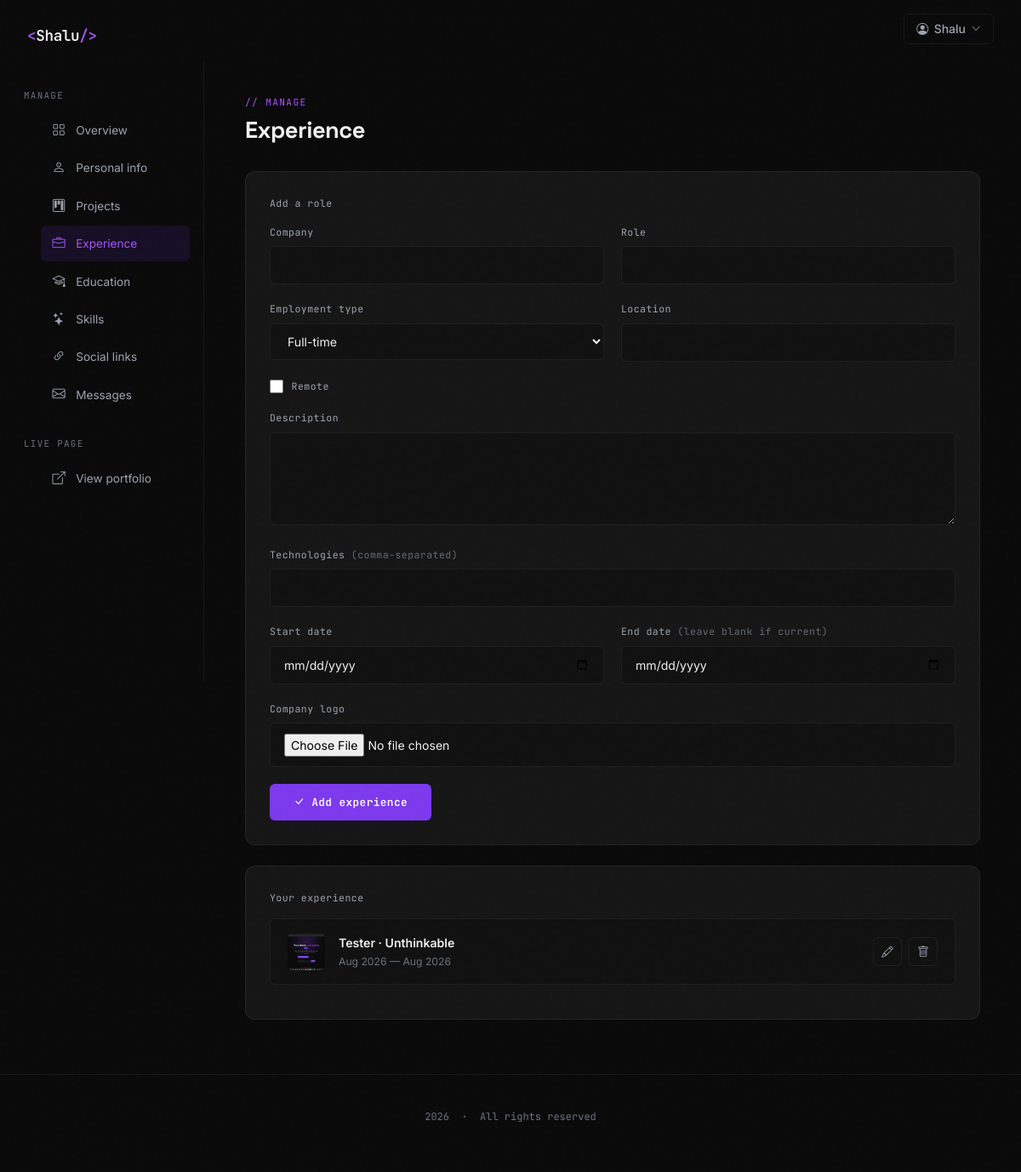
/dashboard/experience/ (signed in), run on the app's committed database.
### portfolio/models.py (models this page shows, shortened)
class Experience(models.Model):
    EMPLOYMENT_TYPE = [
        ('full_time','Full-time'),('part_time','Part-time'),
        ('contract','Contract'),('freelance','Freelance'),
        ('internship','Internship'),('volunteer','Volunteer'),
    ]
    user            = models.ForeignKey(User, on_delete=models.CASCADE, related_name='experiences')
    company         = models.CharField(max_length=120)
    company_logo    = models.ImageField(upload_to='portfolio/experience/', blank=True, null=True)
    company_url     = models.URLField(blank=True)
    role            = models.CharField(max_length=100)
    employment_type = models.CharField(max_length=20, choices=EMPLOYMENT_TYPE, default='full_time')
    location        = models.CharField(max_length=100, blank=True)
    is_remote       = models.BooleanField(default=False)
    description     = models.TextField(blank=True)
    technologies    = models.CharField(max_length=500, blank=True)
    start_date      = models.DateField()
    end_date        = models.DateField(blank=True, null=True)
    order           = models.PositiveSmallIntegerField(default=0)

### portfolio/views.py (the view)
# urls.py: path('dashboard/experience/',         views.manage_experience,   name='manage_experience'),
@login_required
def manage_experience(request):
    experiences = Experience.objects.filter(user=request.user).order_by('order', '-start_date')
    edit_id = request.GET.get('edit')
    instance = get_object_or_404(Experience, pk=edit_id, user=request.user) if edit_id else None
    if request.method == 'POST':
        instance = get_object_or_404(Experience, pk=request.POST.get('pk'), user=request.user) if request.POST.get('pk') else None
        form = ExperienceForm(request.POST, request.FILES, instance=instance)
        if form.is_valid():
            exp = form.save(commit=False)
            exp.user = request.user
            exp.save()
            messages.success(request, 'Experience saved.')
            return redirect('manage_experience')
    else:
        form = ExperienceForm(instance=instance)
    return render(request, 'dashboard/experience.html', {
        'experiences': experiences, 'form': form, 'editing': instance, 'active_nav': 'experience',
    })

### portfolio/forms.py
class ExperienceForm(forms.ModelForm):
    class Meta:
        model   = Experience
        exclude = ['user']
        widgets = {
            'description': forms.Textarea(attrs={'rows': 4}),
            'start_date':  forms.DateInput(attrs={'type': 'date'}),
            'end_date':    forms.DateInput(attrs={'type': 'date'}),
        }

### templates/dashboard/experience.html (shortened to what this page needs)
{% extends "dashboard/base.html" %}
{% block dash_content %}
<div class="dash-header">
  <div class="dash-eyebrow">// manage</div>
  <h1 class="dash-title">Experience</h1>
</div>
<div class="dash-card">
  <div class="dash-label" style="margin-bottom:1rem;">{% if editing %}Edit entry{% else %}Add a role{% endif %}</div>
  <form method="POST" enctype="multipart/form-data">
    <div class="dash-row-2">
      <div class="dash-field">
        <label class="dash-label" for="id_company">Company</label>
        <input class="dash-input" type="text" id="id_company" name="company" value="{{ form.company.value|default:'' }}" required>
      </div>
      <div class="dash-field">
        <label class="dash-label" for="id_role">Role</label>
        <input class="dash-input" type="text" id="id_role" name="role" value="{{ form.role.value|default:'' }}" required>
      </div>
    </div>
    <div class="dash-row-2">
      <div class="dash-field">
        <label class="dash-label" for="id_employment_type">Employment type</label>
        <select class="dash-select dash-input" id="id_employment_type" name="employment_type">
          {% for value, label in form.fields.employment_type.choices %}
            <option value="{{ value }}" {% if form.employment_type.value == value %}selected{% endif %}>{{ label }}</option>
          {% endfor %}
        </select>
      </div>
      <div class="dash-field">
        <label class="dash-label" for="id_location">Location</label>
        <input class="dash-input" type="text" id="id_location" name="location" value="{{ form.location.value|default:'' }}">
      </div>
    </div>
    <div class="pf-checkbox-row" style="display:flex;align-items:center;gap:.6rem;margin-bottom:1.25rem;">
      <input type="checkbox" id="id_is_remote" name="is_remote" {% if form.is_remote.value %}checked{% endif %} style="width:16px;height:16px;accent-color:var(--accent);">
      <label class="dash-label" for="id_is_remote" style="margin:0;">Remote</label>
    </div>
    <div class="dash-field">
      <label class="dash-label" for="id_description">Description</label>
      <textarea class="dash-textarea dash-input" id="id_description" name="description" rows="4">{{ form.description.value|default:'' }}</textarea>
    </div>
    <div class="dash-field">
      <label class="dash-label" for="id_technologies">Technologies <span style="opacity:.6;">(comma-separated)</span></label>
      <input class="dash-input" type="text" id="id_technologies" name="technologies" value="{{ form.technologies.value|default:'' }}">
    </div>
    <div class="dash-row-2">
      <div class="dash-field">
        <label class="dash-label" for="id_start_date">Start date</label>
        <input class="dash-input" type="date" id="id_start_date" name="start_date" value="{{ form.start_date.value|date:'Y-m-d'|default:'' }}" required>
      </div>
      <div class="dash-field">
        <label class="dash-label" for="id_end_date">End date <span style="opacity:.6;">(leave blank if current)</span></label>
        <input class="dash-input" type="date" id="id_end_date" name="end_date" value="{{ form.end_date.value|date:'Y-m-d'|default:'' }}">
      </div>
    </div>
    <div class="dash-field">
      <label class="dash-label" for="id_company_logo">Company logo</label>
      <input class="dash-input" type="file" id="id_company_logo" name="company_logo" accept="image/*">
    </div>
    <div style="display:flex;gap:.75rem;">
      <button type="submit" class="btn-primary-custom"><i class="bi bi-check-lg"></i> {% if editing %}Save changes{% else %}Add experience{% endif %}</button>
    </div>
  </form>
</div>
<div class="dash-card">
  <div class="dash-label" style="margin-bottom:1rem;">Your experience</div>
  {% if experiences %}
    {% for e in experiences %}
    <div class="dash-list-item">
      <div class="dash-list-main">
        {% if e.company_logo %}<img src="{{ e.company_logo.url }}" class="dash-list-thumb" alt="">{% else %}<div class="dash-list-thumb-placeholder"><i class="bi bi-briefcase"></i></div>{% endif %}
        <div style="min-width:0;">
          <div class="dash-list-title">{{ e.role }} · {{ e.company }}</div>
          <div class="dash-list-sub">{{ e.start_date|date:"M Y" }} — {% if e.end_date %}{{ e.end_date|date:"M Y" }}{% else %}Present{% endif %}</div>
        </div>
      </div>
      <div class="dash-list-actions">
        <a href="{% url 'manage_experience' %}?edit={{ e.pk }}" class="dash-icon-btn" title="Edit"><i class="bi bi-pencil"></i></a>
        <form method="POST" action="{% url 'delete_experience' e.pk %}" onsubmit="return confirm('Delete this entry?');" style="display:inline;">
          <button type="submit" class="dash-icon-btn danger" title="Delete"><i class="bi bi-trash"></i></button>
        </form>
      </div>
    </div>
    {% endfor %}
  {% else %}
    <div class="dash-empty"><i class="bi bi-briefcase"></i>No experience added yet.</div>
  {% endif %}
</div>
{% endblock %}

### templates/layout.html (shortened to what this page needs)
{% load static %}
<!DOCTYPE html>
<html lang="en">
<head>
    <link href="https://cdn.jsdelivr.net/npm/bootstrap@5.3.3/dist/css/bootstrap.min.css" rel="stylesheet">
    <link rel="stylesheet" href="https://cdn.jsdelivr.net/npm/bootstrap-icons@1.11.3/font/bootstrap-icons.min.css">
    <link href="https://unpkg.com/aos@2.3.4/dist/aos.css" rel="stylesheet">
</head>
<body>
    <nav class="navbar-custom" id="navbar">
        <div class="navbar-inner">
            <a href="{% if portfolio_page %}#home{% else %}{% url 'landing' %}{% endif %}" class="nav-logo">
                {% if info and info.full_name %}
                  <span>&lt;</span>{{ info.full_name|truncatewords:1 }}<span>/&gt;</span>
                {% elif request.user.is_authenticated %}
                  <span>&lt;</span>{{ request.user.username }}<span>/&gt;</span>
                {% else %}
                  <span>&lt;</span>Dev<span>/&gt;</span>
                {% endif %}
            </a>
            <ul class="nav-links" id="navLinks">
                {% if request.user.is_authenticated %}
                <li class="nav-dropdown" id="navDropdown">
                    <button class="nav-profile-btn" id="navProfileBtn" type="button">
                        <i class="bi bi-person-circle"></i>
                        {{ request.user.username }}
                        <i class="bi bi-chevron-down"></i>
                    </button>
                </li>
                {% endif %}
            </ul>
        </div>
    </nav>
    {% block content %}{% endblock %}
    <footer class="footer-custom">
        <div class="container-custom">
            <p class="footer-text">
                <span id="year"></span> &nbsp;·&nbsp; All rights reserved
            </p>
        </div>
    </footer>
</body>
</html>

### templates/layout.html (style rules this page uses)
:root { --bg-primary: #0a0a0a; --bg-secondary: #111111; --bg-card: #161616; --bg-card-hover: #1e1e1e; --accent: #7c3aed; --accent-light: #a855f7; --accent-glow: rgba(124,58,237,0.25); --text-primary: #f0f0f0; --text-secondary:#9ca3af; --text-muted: #6b7280; --border: rgba(255,255,255,0.06); --border-accent: rgba(124,58,237,0.4); --radius-sm: 6px; --radius-md: 12px; --radius-lg: 20px; --font-display: 'Space Grotesk', sans-serif; --font-body: 'Inter', sans-serif; --font-mono: 'JetBrains Mono', monospace; }
*, *::before, *::after { box-sizing: border-box; margin: 0; padding: 0; }
html { scroll-behavior: smooth; }
body { font-family: var(--font-body); background-color: var(--bg-primary); color: var(--text-primary); overflow-x: hidden; -webkit-font-smoothing: antialiased; }
body::before { content: ''; position: fixed; inset: 0; pointer-events: none; z-index: 0; opacity: 0.4; }
.navbar-custom { position: fixed; top: 0; left: 0; right: 0; z-index: 1000; padding: 1rem 0; transition: all 0.4s ease; }
.navbar-inner { max-width: 1200px; margin: 0 auto; padding: 0 2rem; display: flex; align-items: center; justify-content: space-between; }
.nav-logo { font-family: var(--font-mono); font-size: 1.1rem; font-weight: 600; color: var(--text-primary); text-decoration: none; letter-spacing: -0.02em; }
.nav-logo span { color: var(--accent-light); }
.nav-links { display: flex; align-items: center; gap: 0.25rem; list-style: none; }
.nav-dropdown { position: relative; list-style: none; }
.nav-profile-btn { display: flex; align-items: center; gap: 0.4rem; font-family: var(--font-body); font-size: 0.875rem; font-weight: 500; color: var(--text-secondary); background: transparent; border: 1px solid var(--border); border-radius: var(--radius-sm); padding: 0.4rem 0.9rem; cursor: pointer; transition: border-color 0.2s, color 0.2s; }
.nav-profile-btn i.bi-chevron-down { font-size: 0.7rem; transition: transform 0.2s; }
.container-custom { max-width: 1200px; margin: 0 auto; padding: 0 2rem; }
.btn-primary-custom { display: inline-flex; align-items: center; gap: 0.5rem; font-family: var(--font-mono); font-size: 0.8rem; font-weight: 600; color: #fff; background: var(--accent); border: none; border-radius: var(--radius-sm); padding: 0.75rem 1.75rem; text-decoration: none; transition: background 0.2s, transform 0.2s, box-shadow 0.2s; letter-spacing: 0.03em; }
.footer-custom { border-top: 1px solid var(--border); padding: 2.5rem 0; position: relative; z-index: 1; }
.footer-text { font-family: var(--font-mono); font-size: 0.75rem; color: var(--text-muted); text-align: center; }

### data on the page
Experience: company_logo (picture), role "Tester", company "Unthinkable", start_date "Aug 2026", end_date "Aug 2026"

### other printed values
{{ request.user.username }} "Shalu"
form field employment_type "Full-time"
